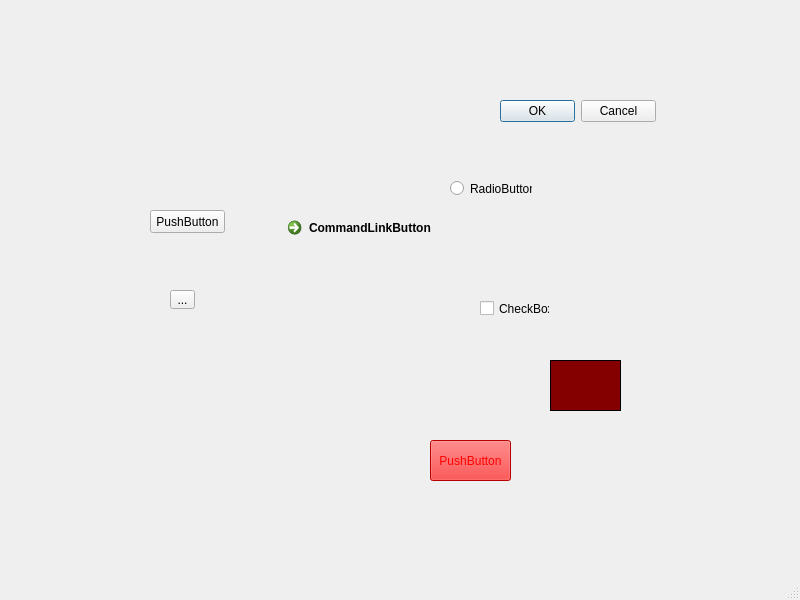
<?xml version="1.0" encoding="UTF-8"?>
<ui version="4.0">
 <class>MainWindow</class>
 <widget class="QMainWindow" name="MainWindow">
  <property name="geometry">
   <rect>
    <x>0</x>
    <y>0</y>
    <width>800</width>
    <height>600</height>
   </rect>
  </property>
  <property name="windowTitle">
   <string>MainWindow</string>
  </property>
  <widget class="QWidget" name="centralwidget">
   <widget class="QListWidget" name="listWidget">
    <property name="geometry">
     <rect>
      <x>550</x>
      <y>360</y>
      <width>71</width>
      <height>51</height>
     </rect>
    </property>
    <property name="palette">
     <palette>
      <active>
       <colorrole role="WindowText">
        <brush brushstyle="SolidPattern">
         <color alpha="255">
          <red>0</red>
          <green>0</green>
          <blue>0</blue>
         </color>
        </brush>
       </colorrole>
       <colorrole role="Button">
        <brush brushstyle="SolidPattern">
         <color alpha="255">
          <red>250</red>
          <green>250</green>
          <blue>250</blue>
         </color>
        </brush>
       </colorrole>
       <colorrole role="Light">
        <brush brushstyle="SolidPattern">
         <color alpha="255">
          <red>255</red>
          <green>127</green>
          <blue>127</blue>
         </color>
        </brush>
       </colorrole>
       <colorrole role="Midlight">
        <brush brushstyle="SolidPattern">
         <color alpha="255">
          <red>149</red>
          <green>0</green>
          <blue>0</blue>
         </color>
        </brush>
       </colorrole>
       <colorrole role="Dark">
        <brush brushstyle="SolidPattern">
         <color alpha="255">
          <red>127</red>
          <green>0</green>
          <blue>0</blue>
         </color>
        </brush>
       </colorrole>
       <colorrole role="Mid">
        <brush brushstyle="SolidPattern">
         <color alpha="255">
          <red>170</red>
          <green>0</green>
          <blue>0</blue>
         </color>
        </brush>
       </colorrole>
       <colorrole role="Text">
        <brush brushstyle="SolidPattern">
         <color alpha="255">
          <red>0</red>
          <green>0</green>
          <blue>0</blue>
         </color>
        </brush>
       </colorrole>
       <colorrole role="BrightText">
        <brush brushstyle="SolidPattern">
         <color alpha="255">
          <red>255</red>
          <green>255</green>
          <blue>255</blue>
         </color>
        </brush>
       </colorrole>
       <colorrole role="ButtonText">
        <brush brushstyle="SolidPattern">
         <color alpha="255">
          <red>0</red>
          <green>0</green>
          <blue>0</blue>
         </color>
        </brush>
       </colorrole>
       <colorrole role="Base">
        <brush brushstyle="SolidPattern">
         <color alpha="255">
          <red>255</red>
          <green>0</green>
          <blue>0</blue>
         </color>
        </brush>
       </colorrole>
       <colorrole role="Window">
        <brush brushstyle="SolidPattern">
         <color alpha="255">
          <red>255</red>
          <green>0</green>
          <blue>0</blue>
         </color>
        </brush>
       </colorrole>
       <colorrole role="Shadow">
        <brush brushstyle="SolidPattern">
         <color alpha="255">
          <red>0</red>
          <green>0</green>
          <blue>0</blue>
         </color>
        </brush>
       </colorrole>
       <colorrole role="AlternateBase">
        <brush brushstyle="SolidPattern">
         <color alpha="255">
          <red>255</red>
          <green>127</green>
          <blue>127</blue>
         </color>
        </brush>
       </colorrole>
       <colorrole role="NoRole">
        <brush brushstyle="SolidPattern">
         <color alpha="255">
          <red>255</red>
          <green>0</green>
          <blue>0</blue>
         </color>
        </brush>
       </colorrole>
       <colorrole role="ToolTipBase">
        <brush brushstyle="SolidPattern">
         <color alpha="255">
          <red>255</red>
          <green>255</green>
          <blue>220</blue>
         </color>
        </brush>
       </colorrole>
       <colorrole role="ToolTipText">
        <brush brushstyle="SolidPattern">
         <color alpha="255">
          <red>0</red>
          <green>0</green>
          <blue>0</blue>
         </color>
        </brush>
       </colorrole>
      </active>
      <inactive>
       <colorrole role="WindowText">
        <brush brushstyle="SolidPattern">
         <color alpha="255">
          <red>0</red>
          <green>0</green>
          <blue>0</blue>
         </color>
        </brush>
       </colorrole>
       <colorrole role="Button">
        <brush brushstyle="SolidPattern">
         <color alpha="255">
          <red>250</red>
          <green>250</green>
          <blue>250</blue>
         </color>
        </brush>
       </colorrole>
       <colorrole role="Light">
        <brush brushstyle="SolidPattern">
         <color alpha="255">
          <red>255</red>
          <green>127</green>
          <blue>127</blue>
         </color>
        </brush>
       </colorrole>
       <colorrole role="Midlight">
        <brush brushstyle="SolidPattern">
         <color alpha="255">
          <red>149</red>
          <green>0</green>
          <blue>0</blue>
         </color>
        </brush>
       </colorrole>
       <colorrole role="Dark">
        <brush brushstyle="SolidPattern">
         <color alpha="255">
          <red>127</red>
          <green>0</green>
          <blue>0</blue>
         </color>
        </brush>
       </colorrole>
       <colorrole role="Mid">
        <brush brushstyle="SolidPattern">
         <color alpha="255">
          <red>170</red>
          <green>0</green>
          <blue>0</blue>
         </color>
        </brush>
       </colorrole>
       <colorrole role="Text">
        <brush brushstyle="SolidPattern">
         <color alpha="255">
          <red>0</red>
          <green>0</green>
          <blue>0</blue>
         </color>
        </brush>
       </colorrole>
       <colorrole role="BrightText">
        <brush brushstyle="SolidPattern">
         <color alpha="255">
          <red>255</red>
          <green>255</green>
          <blue>255</blue>
         </color>
        </brush>
       </colorrole>
       <colorrole role="ButtonText">
        <brush brushstyle="SolidPattern">
         <color alpha="255">
          <red>0</red>
          <green>0</green>
          <blue>0</blue>
         </color>
        </brush>
       </colorrole>
       <colorrole role="Base">
        <brush brushstyle="SolidPattern">
         <color alpha="255">
          <red>132</red>
          <green>0</green>
          <blue>0</blue>
         </color>
        </brush>
       </colorrole>
       <colorrole role="Window">
        <brush brushstyle="SolidPattern">
         <color alpha="255">
          <red>255</red>
          <green>0</green>
          <blue>0</blue>
         </color>
        </brush>
       </colorrole>
       <colorrole role="Shadow">
        <brush brushstyle="SolidPattern">
         <color alpha="255">
          <red>0</red>
          <green>0</green>
          <blue>0</blue>
         </color>
        </brush>
       </colorrole>
       <colorrole role="AlternateBase">
        <brush brushstyle="SolidPattern">
         <color alpha="255">
          <red>255</red>
          <green>127</green>
          <blue>127</blue>
         </color>
        </brush>
       </colorrole>
       <colorrole role="NoRole">
        <brush brushstyle="SolidPattern">
         <color alpha="255">
          <red>255</red>
          <green>0</green>
          <blue>0</blue>
         </color>
        </brush>
       </colorrole>
       <colorrole role="ToolTipBase">
        <brush brushstyle="SolidPattern">
         <color alpha="255">
          <red>255</red>
          <green>255</green>
          <blue>220</blue>
         </color>
        </brush>
       </colorrole>
       <colorrole role="ToolTipText">
        <brush brushstyle="SolidPattern">
         <color alpha="255">
          <red>0</red>
          <green>0</green>
          <blue>0</blue>
         </color>
        </brush>
       </colorrole>
      </inactive>
      <disabled>
       <colorrole role="WindowText">
        <brush brushstyle="SolidPattern">
         <color alpha="255">
          <red>127</red>
          <green>0</green>
          <blue>0</blue>
         </color>
        </brush>
       </colorrole>
       <colorrole role="Button">
        <brush brushstyle="SolidPattern">
         <color alpha="255">
          <red>250</red>
          <green>250</green>
          <blue>250</blue>
         </color>
        </brush>
       </colorrole>
       <colorrole role="Light">
        <brush brushstyle="SolidPattern">
         <color alpha="255">
          <red>255</red>
          <green>127</green>
          <blue>127</blue>
         </color>
        </brush>
       </colorrole>
       <colorrole role="Midlight">
        <brush brushstyle="SolidPattern">
         <color alpha="255">
          <red>149</red>
          <green>0</green>
          <blue>0</blue>
         </color>
        </brush>
       </colorrole>
       <colorrole role="Dark">
        <brush brushstyle="SolidPattern">
         <color alpha="255">
          <red>127</red>
          <green>0</green>
          <blue>0</blue>
         </color>
        </brush>
       </colorrole>
       <colorrole role="Mid">
        <brush brushstyle="SolidPattern">
         <color alpha="255">
          <red>170</red>
          <green>0</green>
          <blue>0</blue>
         </color>
        </brush>
       </colorrole>
       <colorrole role="Text">
        <brush brushstyle="SolidPattern">
         <color alpha="255">
          <red>127</red>
          <green>0</green>
          <blue>0</blue>
         </color>
        </brush>
       </colorrole>
       <colorrole role="BrightText">
        <brush brushstyle="SolidPattern">
         <color alpha="255">
          <red>255</red>
          <green>255</green>
          <blue>255</blue>
         </color>
        </brush>
       </colorrole>
       <colorrole role="ButtonText">
        <brush brushstyle="SolidPattern">
         <color alpha="255">
          <red>127</red>
          <green>0</green>
          <blue>0</blue>
         </color>
        </brush>
       </colorrole>
       <colorrole role="Base">
        <brush brushstyle="SolidPattern">
         <color alpha="255">
          <red>140</red>
          <green>0</green>
          <blue>0</blue>
         </color>
        </brush>
       </colorrole>
       <colorrole role="Window">
        <brush brushstyle="SolidPattern">
         <color alpha="255">
          <red>255</red>
          <green>0</green>
          <blue>0</blue>
         </color>
        </brush>
       </colorrole>
       <colorrole role="Shadow">
        <brush brushstyle="SolidPattern">
         <color alpha="255">
          <red>0</red>
          <green>0</green>
          <blue>0</blue>
         </color>
        </brush>
       </colorrole>
       <colorrole role="AlternateBase">
        <brush brushstyle="SolidPattern">
         <color alpha="255">
          <red>255</red>
          <green>0</green>
          <blue>0</blue>
         </color>
        </brush>
       </colorrole>
       <colorrole role="NoRole">
        <brush brushstyle="SolidPattern">
         <color alpha="255">
          <red>255</red>
          <green>0</green>
          <blue>0</blue>
         </color>
        </brush>
       </colorrole>
       <colorrole role="ToolTipBase">
        <brush brushstyle="SolidPattern">
         <color alpha="255">
          <red>255</red>
          <green>255</green>
          <blue>220</blue>
         </color>
        </brush>
       </colorrole>
       <colorrole role="ToolTipText">
        <brush brushstyle="SolidPattern">
         <color alpha="255">
          <red>0</red>
          <green>0</green>
          <blue>0</blue>
         </color>
        </brush>
       </colorrole>
      </disabled>
     </palette>
    </property>
    <property name="font">
     <font>
      <underline>true</underline>
     </font>
    </property>
    <property name="styleSheet">
     <string notr="true"/>
    </property>
    <property name="frameShape">
     <enum>QFrame::Panel</enum>
    </property>
    <property name="frameShadow">
     <enum>QFrame::Plain</enum>
    </property>
   </widget>
   <widget class="QWidget" name="widget" native="true">
    <property name="geometry">
     <rect>
      <x>310</x>
      <y>70</y>
      <width>81</width>
      <height>41</height>
     </rect>
    </property>
    <property name="palette">
     <palette>
      <active>
       <colorrole role="WindowText">
        <brush brushstyle="SolidPattern">
         <color alpha="255">
          <red>0</red>
          <green>0</green>
          <blue>0</blue>
         </color>
        </brush>
       </colorrole>
       <colorrole role="Button">
        <brush brushstyle="SolidPattern">
         <color alpha="255">
          <red>255</red>
          <green>0</green>
          <blue>0</blue>
         </color>
        </brush>
       </colorrole>
       <colorrole role="Light">
        <brush brushstyle="SolidPattern">
         <color alpha="255">
          <red>255</red>
          <green>127</green>
          <blue>127</blue>
         </color>
        </brush>
       </colorrole>
       <colorrole role="Midlight">
        <brush brushstyle="SolidPattern">
         <color alpha="255">
          <red>255</red>
          <green>63</green>
          <blue>63</blue>
         </color>
        </brush>
       </colorrole>
       <colorrole role="Dark">
        <brush brushstyle="SolidPattern">
         <color alpha="255">
          <red>127</red>
          <green>0</green>
          <blue>0</blue>
         </color>
        </brush>
       </colorrole>
       <colorrole role="Mid">
        <brush brushstyle="SolidPattern">
         <color alpha="255">
          <red>170</red>
          <green>0</green>
          <blue>0</blue>
         </color>
        </brush>
       </colorrole>
       <colorrole role="Text">
        <brush brushstyle="SolidPattern">
         <color alpha="255">
          <red>0</red>
          <green>0</green>
          <blue>0</blue>
         </color>
        </brush>
       </colorrole>
       <colorrole role="BrightText">
        <brush brushstyle="SolidPattern">
         <color alpha="255">
          <red>255</red>
          <green>255</green>
          <blue>255</blue>
         </color>
        </brush>
       </colorrole>
       <colorrole role="ButtonText">
        <brush brushstyle="SolidPattern">
         <color alpha="255">
          <red>0</red>
          <green>0</green>
          <blue>0</blue>
         </color>
        </brush>
       </colorrole>
       <colorrole role="Base">
        <brush brushstyle="SolidPattern">
         <color alpha="255">
          <red>255</red>
          <green>255</green>
          <blue>255</blue>
         </color>
        </brush>
       </colorrole>
       <colorrole role="Window">
        <brush brushstyle="SolidPattern">
         <color alpha="255">
          <red>255</red>
          <green>0</green>
          <blue>0</blue>
         </color>
        </brush>
       </colorrole>
       <colorrole role="Shadow">
        <brush brushstyle="SolidPattern">
         <color alpha="255">
          <red>0</red>
          <green>0</green>
          <blue>0</blue>
         </color>
        </brush>
       </colorrole>
       <colorrole role="AlternateBase">
        <brush brushstyle="SolidPattern">
         <color alpha="255">
          <red>255</red>
          <green>127</green>
          <blue>127</blue>
         </color>
        </brush>
       </colorrole>
       <colorrole role="ToolTipBase">
        <brush brushstyle="SolidPattern">
         <color alpha="255">
          <red>255</red>
          <green>255</green>
          <blue>220</blue>
         </color>
        </brush>
       </colorrole>
       <colorrole role="ToolTipText">
        <brush brushstyle="SolidPattern">
         <color alpha="255">
          <red>0</red>
          <green>0</green>
          <blue>0</blue>
         </color>
        </brush>
       </colorrole>
      </active>
      <inactive>
       <colorrole role="WindowText">
        <brush brushstyle="SolidPattern">
         <color alpha="255">
          <red>0</red>
          <green>0</green>
          <blue>0</blue>
         </color>
        </brush>
       </colorrole>
       <colorrole role="Button">
        <brush brushstyle="SolidPattern">
         <color alpha="255">
          <red>255</red>
          <green>0</green>
          <blue>0</blue>
         </color>
        </brush>
       </colorrole>
       <colorrole role="Light">
        <brush brushstyle="SolidPattern">
         <color alpha="255">
          <red>255</red>
          <green>127</green>
          <blue>127</blue>
         </color>
        </brush>
       </colorrole>
       <colorrole role="Midlight">
        <brush brushstyle="SolidPattern">
         <color alpha="255">
          <red>255</red>
          <green>63</green>
          <blue>63</blue>
         </color>
        </brush>
       </colorrole>
       <colorrole role="Dark">
        <brush brushstyle="SolidPattern">
         <color alpha="255">
          <red>127</red>
          <green>0</green>
          <blue>0</blue>
         </color>
        </brush>
       </colorrole>
       <colorrole role="Mid">
        <brush brushstyle="SolidPattern">
         <color alpha="255">
          <red>170</red>
          <green>0</green>
          <blue>0</blue>
         </color>
        </brush>
       </colorrole>
       <colorrole role="Text">
        <brush brushstyle="SolidPattern">
         <color alpha="255">
          <red>0</red>
          <green>0</green>
          <blue>0</blue>
         </color>
        </brush>
       </colorrole>
       <colorrole role="BrightText">
        <brush brushstyle="SolidPattern">
         <color alpha="255">
          <red>255</red>
          <green>255</green>
          <blue>255</blue>
         </color>
        </brush>
       </colorrole>
       <colorrole role="ButtonText">
        <brush brushstyle="SolidPattern">
         <color alpha="255">
          <red>0</red>
          <green>0</green>
          <blue>0</blue>
         </color>
        </brush>
       </colorrole>
       <colorrole role="Base">
        <brush brushstyle="SolidPattern">
         <color alpha="255">
          <red>255</red>
          <green>255</green>
          <blue>255</blue>
         </color>
        </brush>
       </colorrole>
       <colorrole role="Window">
        <brush brushstyle="SolidPattern">
         <color alpha="255">
          <red>255</red>
          <green>0</green>
          <blue>0</blue>
         </color>
        </brush>
       </colorrole>
       <colorrole role="Shadow">
        <brush brushstyle="SolidPattern">
         <color alpha="255">
          <red>0</red>
          <green>0</green>
          <blue>0</blue>
         </color>
        </brush>
       </colorrole>
       <colorrole role="AlternateBase">
        <brush brushstyle="SolidPattern">
         <color alpha="255">
          <red>255</red>
          <green>127</green>
          <blue>127</blue>
         </color>
        </brush>
       </colorrole>
       <colorrole role="ToolTipBase">
        <brush brushstyle="SolidPattern">
         <color alpha="255">
          <red>255</red>
          <green>255</green>
          <blue>220</blue>
         </color>
        </brush>
       </colorrole>
       <colorrole role="ToolTipText">
        <brush brushstyle="SolidPattern">
         <color alpha="255">
          <red>0</red>
          <green>0</green>
          <blue>0</blue>
         </color>
        </brush>
       </colorrole>
      </inactive>
      <disabled>
       <colorrole role="WindowText">
        <brush brushstyle="SolidPattern">
         <color alpha="255">
          <red>127</red>
          <green>0</green>
          <blue>0</blue>
         </color>
        </brush>
       </colorrole>
       <colorrole role="Button">
        <brush brushstyle="SolidPattern">
         <color alpha="255">
          <red>255</red>
          <green>0</green>
          <blue>0</blue>
         </color>
        </brush>
       </colorrole>
       <colorrole role="Light">
        <brush brushstyle="SolidPattern">
         <color alpha="255">
          <red>255</red>
          <green>127</green>
          <blue>127</blue>
         </color>
        </brush>
       </colorrole>
       <colorrole role="Midlight">
        <brush brushstyle="SolidPattern">
         <color alpha="255">
          <red>255</red>
          <green>63</green>
          <blue>63</blue>
         </color>
        </brush>
       </colorrole>
       <colorrole role="Dark">
        <brush brushstyle="SolidPattern">
         <color alpha="255">
          <red>127</red>
          <green>0</green>
          <blue>0</blue>
         </color>
        </brush>
       </colorrole>
       <colorrole role="Mid">
        <brush brushstyle="SolidPattern">
         <color alpha="255">
          <red>170</red>
          <green>0</green>
          <blue>0</blue>
         </color>
        </brush>
       </colorrole>
       <colorrole role="Text">
        <brush brushstyle="SolidPattern">
         <color alpha="255">
          <red>127</red>
          <green>0</green>
          <blue>0</blue>
         </color>
        </brush>
       </colorrole>
       <colorrole role="BrightText">
        <brush brushstyle="SolidPattern">
         <color alpha="255">
          <red>255</red>
          <green>255</green>
          <blue>255</blue>
         </color>
        </brush>
       </colorrole>
       <colorrole role="ButtonText">
        <brush brushstyle="SolidPattern">
         <color alpha="255">
          <red>127</red>
          <green>0</green>
          <blue>0</blue>
         </color>
        </brush>
       </colorrole>
       <colorrole role="Base">
        <brush brushstyle="SolidPattern">
         <color alpha="255">
          <red>255</red>
          <green>0</green>
          <blue>0</blue>
         </color>
        </brush>
       </colorrole>
       <colorrole role="Window">
        <brush brushstyle="SolidPattern">
         <color alpha="255">
          <red>255</red>
          <green>0</green>
          <blue>0</blue>
         </color>
        </brush>
       </colorrole>
       <colorrole role="Shadow">
        <brush brushstyle="SolidPattern">
         <color alpha="255">
          <red>0</red>
          <green>0</green>
          <blue>0</blue>
         </color>
        </brush>
       </colorrole>
       <colorrole role="AlternateBase">
        <brush brushstyle="SolidPattern">
         <color alpha="255">
          <red>255</red>
          <green>0</green>
          <blue>0</blue>
         </color>
        </brush>
       </colorrole>
       <colorrole role="ToolTipBase">
        <brush brushstyle="SolidPattern">
         <color alpha="255">
          <red>255</red>
          <green>255</green>
          <blue>220</blue>
         </color>
        </brush>
       </colorrole>
       <colorrole role="ToolTipText">
        <brush brushstyle="SolidPattern">
         <color alpha="255">
          <red>0</red>
          <green>0</green>
          <blue>0</blue>
         </color>
        </brush>
       </colorrole>
      </disabled>
     </palette>
    </property>
   </widget>
   <widget class="QPushButton" name="pushButton">
    <property name="geometry">
     <rect>
      <x>150</x>
      <y>210</y>
      <width>75</width>
      <height>23</height>
     </rect>
    </property>
    <property name="text">
     <string>PushButton</string>
    </property>
   </widget>
   <widget class="QToolButton" name="toolButton">
    <property name="geometry">
     <rect>
      <x>170</x>
      <y>290</y>
      <width>25</width>
      <height>19</height>
     </rect>
    </property>
    <property name="text">
     <string>...</string>
    </property>
   </widget>
   <widget class="QRadioButton" name="radioButton">
    <property name="geometry">
     <rect>
      <x>450</x>
      <y>180</y>
      <width>82</width>
      <height>17</height>
     </rect>
    </property>
    <property name="text">
     <string>RadioButton</string>
    </property>
   </widget>
   <widget class="QCheckBox" name="checkBox">
    <property name="geometry">
     <rect>
      <x>480</x>
      <y>300</y>
      <width>70</width>
      <height>17</height>
     </rect>
    </property>
    <property name="text">
     <string>CheckBox</string>
    </property>
   </widget>
   <widget class="QCommandLinkButton" name="commandLinkButton">
    <property name="geometry">
     <rect>
      <x>280</x>
      <y>210</y>
      <width>185</width>
      <height>41</height>
     </rect>
    </property>
    <property name="text">
     <string>CommandLinkButton</string>
    </property>
   </widget>
   <widget class="QDialogButtonBox" name="buttonBox">
    <property name="geometry">
     <rect>
      <x>500</x>
      <y>100</y>
      <width>156</width>
      <height>23</height>
     </rect>
    </property>
    <property name="standardButtons">
     <set>QDialogButtonBox::Cancel|QDialogButtonBox::Ok</set>
    </property>
   </widget>
   <widget class="QPushButton" name="pushButton_2">
    <property name="geometry">
     <rect>
      <x>430</x>
      <y>440</y>
      <width>81</width>
      <height>41</height>
     </rect>
    </property>
    <property name="palette">
     <palette>
      <active>
       <colorrole role="WindowText">
        <brush brushstyle="SolidPattern">
         <color alpha="255">
          <red>255</red>
          <green>0</green>
          <blue>0</blue>
         </color>
        </brush>
       </colorrole>
       <colorrole role="Button">
        <brush brushstyle="SolidPattern">
         <color alpha="255">
          <red>255</red>
          <green>0</green>
          <blue>0</blue>
         </color>
        </brush>
       </colorrole>
       <colorrole role="Light">
        <brush brushstyle="SolidPattern">
         <color alpha="255">
          <red>255</red>
          <green>0</green>
          <blue>0</blue>
         </color>
        </brush>
       </colorrole>
       <colorrole role="Midlight">
        <brush brushstyle="SolidPattern">
         <color alpha="255">
          <red>255</red>
          <green>0</green>
          <blue>0</blue>
         </color>
        </brush>
       </colorrole>
       <colorrole role="Dark">
        <brush brushstyle="SolidPattern">
         <color alpha="255">
          <red>255</red>
          <green>0</green>
          <blue>0</blue>
         </color>
        </brush>
       </colorrole>
       <colorrole role="Mid">
        <brush brushstyle="SolidPattern">
         <color alpha="255">
          <red>255</red>
          <green>0</green>
          <blue>0</blue>
         </color>
        </brush>
       </colorrole>
       <colorrole role="Text">
        <brush brushstyle="SolidPattern">
         <color alpha="255">
          <red>255</red>
          <green>0</green>
          <blue>0</blue>
         </color>
        </brush>
       </colorrole>
       <colorrole role="BrightText">
        <brush brushstyle="SolidPattern">
         <color alpha="255">
          <red>255</red>
          <green>0</green>
          <blue>0</blue>
         </color>
        </brush>
       </colorrole>
       <colorrole role="ButtonText">
        <brush brushstyle="SolidPattern">
         <color alpha="255">
          <red>255</red>
          <green>0</green>
          <blue>0</blue>
         </color>
        </brush>
       </colorrole>
       <colorrole role="Base">
        <brush brushstyle="SolidPattern">
         <color alpha="255">
          <red>255</red>
          <green>0</green>
          <blue>0</blue>
         </color>
        </brush>
       </colorrole>
       <colorrole role="Window">
        <brush brushstyle="SolidPattern">
         <color alpha="255">
          <red>255</red>
          <green>0</green>
          <blue>0</blue>
         </color>
        </brush>
       </colorrole>
       <colorrole role="Shadow">
        <brush brushstyle="SolidPattern">
         <color alpha="255">
          <red>255</red>
          <green>0</green>
          <blue>0</blue>
         </color>
        </brush>
       </colorrole>
       <colorrole role="Highlight">
        <brush brushstyle="SolidPattern">
         <color alpha="255">
          <red>255</red>
          <green>0</green>
          <blue>0</blue>
         </color>
        </brush>
       </colorrole>
       <colorrole role="HighlightedText">
        <brush brushstyle="SolidPattern">
         <color alpha="255">
          <red>255</red>
          <green>0</green>
          <blue>0</blue>
         </color>
        </brush>
       </colorrole>
       <colorrole role="Link">
        <brush brushstyle="SolidPattern">
         <color alpha="255">
          <red>255</red>
          <green>0</green>
          <blue>0</blue>
         </color>
        </brush>
       </colorrole>
       <colorrole role="LinkVisited">
        <brush brushstyle="SolidPattern">
         <color alpha="255">
          <red>255</red>
          <green>0</green>
          <blue>0</blue>
         </color>
        </brush>
       </colorrole>
       <colorrole role="AlternateBase">
        <brush brushstyle="SolidPattern">
         <color alpha="255">
          <red>255</red>
          <green>0</green>
          <blue>0</blue>
         </color>
        </brush>
       </colorrole>
       <colorrole role="NoRole">
        <brush brushstyle="SolidPattern">
         <color alpha="255">
          <red>255</red>
          <green>0</green>
          <blue>0</blue>
         </color>
        </brush>
       </colorrole>
       <colorrole role="ToolTipBase">
        <brush brushstyle="SolidPattern">
         <color alpha="255">
          <red>255</red>
          <green>0</green>
          <blue>0</blue>
         </color>
        </brush>
       </colorrole>
       <colorrole role="ToolTipText">
        <brush brushstyle="SolidPattern">
         <color alpha="255">
          <red>255</red>
          <green>0</green>
          <blue>0</blue>
         </color>
        </brush>
       </colorrole>
      </active>
      <inactive>
       <colorrole role="WindowText">
        <brush brushstyle="SolidPattern">
         <color alpha="255">
          <red>255</red>
          <green>0</green>
          <blue>0</blue>
         </color>
        </brush>
       </colorrole>
       <colorrole role="Button">
        <brush brushstyle="SolidPattern">
         <color alpha="255">
          <red>255</red>
          <green>0</green>
          <blue>0</blue>
         </color>
        </brush>
       </colorrole>
       <colorrole role="Light">
        <brush brushstyle="SolidPattern">
         <color alpha="255">
          <red>255</red>
          <green>0</green>
          <blue>0</blue>
         </color>
        </brush>
       </colorrole>
       <colorrole role="Midlight">
        <brush brushstyle="SolidPattern">
         <color alpha="255">
          <red>255</red>
          <green>0</green>
          <blue>0</blue>
         </color>
        </brush>
       </colorrole>
       <colorrole role="Dark">
        <brush brushstyle="SolidPattern">
         <color alpha="255">
          <red>255</red>
          <green>0</green>
          <blue>0</blue>
         </color>
        </brush>
       </colorrole>
       <colorrole role="Mid">
        <brush brushstyle="SolidPattern">
         <color alpha="255">
          <red>255</red>
          <green>0</green>
          <blue>0</blue>
         </color>
        </brush>
       </colorrole>
       <colorrole role="Text">
        <brush brushstyle="SolidPattern">
         <color alpha="255">
          <red>255</red>
          <green>0</green>
          <blue>0</blue>
         </color>
        </brush>
       </colorrole>
       <colorrole role="BrightText">
        <brush brushstyle="SolidPattern">
         <color alpha="255">
          <red>255</red>
          <green>255</green>
          <blue>255</blue>
         </color>
        </brush>
       </colorrole>
       <colorrole role="ButtonText">
        <brush brushstyle="SolidPattern">
         <color alpha="255">
          <red>255</red>
          <green>0</green>
          <blue>0</blue>
         </color>
        </brush>
       </colorrole>
       <colorrole role="Base">
        <brush brushstyle="SolidPattern">
         <color alpha="255">
          <red>255</red>
          <green>0</green>
          <blue>0</blue>
         </color>
        </brush>
       </colorrole>
       <colorrole role="Window">
        <brush brushstyle="SolidPattern">
         <color alpha="255">
          <red>255</red>
          <green>0</green>
          <blue>0</blue>
         </color>
        </brush>
       </colorrole>
       <colorrole role="Shadow">
        <brush brushstyle="SolidPattern">
         <color alpha="255">
          <red>255</red>
          <green>0</green>
          <blue>0</blue>
         </color>
        </brush>
       </colorrole>
       <colorrole role="Highlight">
        <brush brushstyle="SolidPattern">
         <color alpha="255">
          <red>255</red>
          <green>0</green>
          <blue>0</blue>
         </color>
        </brush>
       </colorrole>
       <colorrole role="HighlightedText">
        <brush brushstyle="SolidPattern">
         <color alpha="255">
          <red>255</red>
          <green>0</green>
          <blue>0</blue>
         </color>
        </brush>
       </colorrole>
       <colorrole role="Link">
        <brush brushstyle="SolidPattern">
         <color alpha="255">
          <red>255</red>
          <green>0</green>
          <blue>0</blue>
         </color>
        </brush>
       </colorrole>
       <colorrole role="LinkVisited">
        <brush brushstyle="SolidPattern">
         <color alpha="255">
          <red>255</red>
          <green>0</green>
          <blue>0</blue>
         </color>
        </brush>
       </colorrole>
       <colorrole role="AlternateBase">
        <brush brushstyle="SolidPattern">
         <color alpha="255">
          <red>255</red>
          <green>0</green>
          <blue>0</blue>
         </color>
        </brush>
       </colorrole>
       <colorrole role="NoRole">
        <brush brushstyle="SolidPattern">
         <color alpha="255">
          <red>255</red>
          <green>0</green>
          <blue>0</blue>
         </color>
        </brush>
       </colorrole>
       <colorrole role="ToolTipBase">
        <brush brushstyle="SolidPattern">
         <color alpha="255">
          <red>255</red>
          <green>0</green>
          <blue>0</blue>
         </color>
        </brush>
       </colorrole>
       <colorrole role="ToolTipText">
        <brush brushstyle="SolidPattern">
         <color alpha="255">
          <red>255</red>
          <green>0</green>
          <blue>0</blue>
         </color>
        </brush>
       </colorrole>
      </inactive>
      <disabled>
       <colorrole role="WindowText">
        <brush brushstyle="SolidPattern">
         <color alpha="255">
          <red>255</red>
          <green>0</green>
          <blue>0</blue>
         </color>
        </brush>
       </colorrole>
       <colorrole role="Button">
        <brush brushstyle="SolidPattern">
         <color alpha="255">
          <red>255</red>
          <green>0</green>
          <blue>0</blue>
         </color>
        </brush>
       </colorrole>
       <colorrole role="Light">
        <brush brushstyle="SolidPattern">
         <color alpha="255">
          <red>255</red>
          <green>0</green>
          <blue>0</blue>
         </color>
        </brush>
       </colorrole>
       <colorrole role="Midlight">
        <brush brushstyle="SolidPattern">
         <color alpha="255">
          <red>255</red>
          <green>0</green>
          <blue>0</blue>
         </color>
        </brush>
       </colorrole>
       <colorrole role="Dark">
        <brush brushstyle="SolidPattern">
         <color alpha="255">
          <red>255</red>
          <green>0</green>
          <blue>0</blue>
         </color>
        </brush>
       </colorrole>
       <colorrole role="Mid">
        <brush brushstyle="SolidPattern">
         <color alpha="255">
          <red>255</red>
          <green>0</green>
          <blue>0</blue>
         </color>
        </brush>
       </colorrole>
       <colorrole role="Text">
        <brush brushstyle="SolidPattern">
         <color alpha="255">
          <red>255</red>
          <green>0</green>
          <blue>0</blue>
         </color>
        </brush>
       </colorrole>
       <colorrole role="BrightText">
        <brush brushstyle="SolidPattern">
         <color alpha="255">
          <red>255</red>
          <green>255</green>
          <blue>255</blue>
         </color>
        </brush>
       </colorrole>
       <colorrole role="ButtonText">
        <brush brushstyle="SolidPattern">
         <color alpha="255">
          <red>255</red>
          <green>0</green>
          <blue>0</blue>
         </color>
        </brush>
       </colorrole>
       <colorrole role="Base">
        <brush brushstyle="SolidPattern">
         <color alpha="255">
          <red>255</red>
          <green>0</green>
          <blue>0</blue>
         </color>
        </brush>
       </colorrole>
       <colorrole role="Window">
        <brush brushstyle="SolidPattern">
         <color alpha="255">
          <red>255</red>
          <green>0</green>
          <blue>0</blue>
         </color>
        </brush>
       </colorrole>
       <colorrole role="Shadow">
        <brush brushstyle="SolidPattern">
         <color alpha="255">
          <red>255</red>
          <green>0</green>
          <blue>0</blue>
         </color>
        </brush>
       </colorrole>
       <colorrole role="Highlight">
        <brush brushstyle="SolidPattern">
         <color alpha="255">
          <red>0</red>
          <green>120</green>
          <blue>215</blue>
         </color>
        </brush>
       </colorrole>
       <colorrole role="HighlightedText">
        <brush brushstyle="SolidPattern">
         <color alpha="255">
          <red>255</red>
          <green>0</green>
          <blue>0</blue>
         </color>
        </brush>
       </colorrole>
       <colorrole role="Link">
        <brush brushstyle="SolidPattern">
         <color alpha="255">
          <red>255</red>
          <green>0</green>
          <blue>0</blue>
         </color>
        </brush>
       </colorrole>
       <colorrole role="LinkVisited">
        <brush brushstyle="SolidPattern">
         <color alpha="255">
          <red>255</red>
          <green>0</green>
          <blue>0</blue>
         </color>
        </brush>
       </colorrole>
       <colorrole role="AlternateBase">
        <brush brushstyle="SolidPattern">
         <color alpha="255">
          <red>255</red>
          <green>0</green>
          <blue>0</blue>
         </color>
        </brush>
       </colorrole>
       <colorrole role="NoRole">
        <brush brushstyle="SolidPattern">
         <color alpha="255">
          <red>255</red>
          <green>0</green>
          <blue>0</blue>
         </color>
        </brush>
       </colorrole>
       <colorrole role="ToolTipBase">
        <brush brushstyle="SolidPattern">
         <color alpha="255">
          <red>255</red>
          <green>0</green>
          <blue>0</blue>
         </color>
        </brush>
       </colorrole>
       <colorrole role="ToolTipText">
        <brush brushstyle="SolidPattern">
         <color alpha="255">
          <red>255</red>
          <green>0</green>
          <blue>0</blue>
         </color>
        </brush>
       </colorrole>
      </disabled>
     </palette>
    </property>
    <property name="text">
     <string>PushButton</string>
    </property>
   </widget>
  </widget>
  <widget class="QMenuBar" name="menubar">
   <property name="geometry">
    <rect>
     <x>0</x>
     <y>0</y>
     <width>800</width>
     <height>21</height>
    </rect>
   </property>
  </widget>
  <widget class="QStatusBar" name="statusbar"/>
 </widget>
 <resources/>
 <connections/>
</ui>
